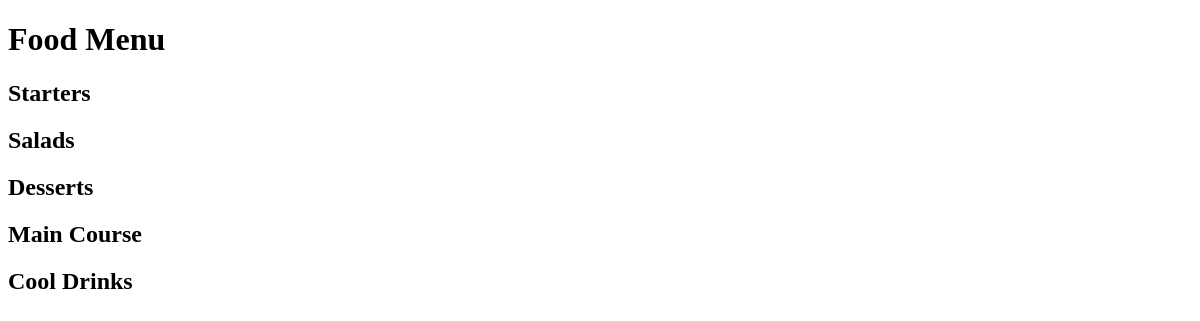
Before: / with the older database file.
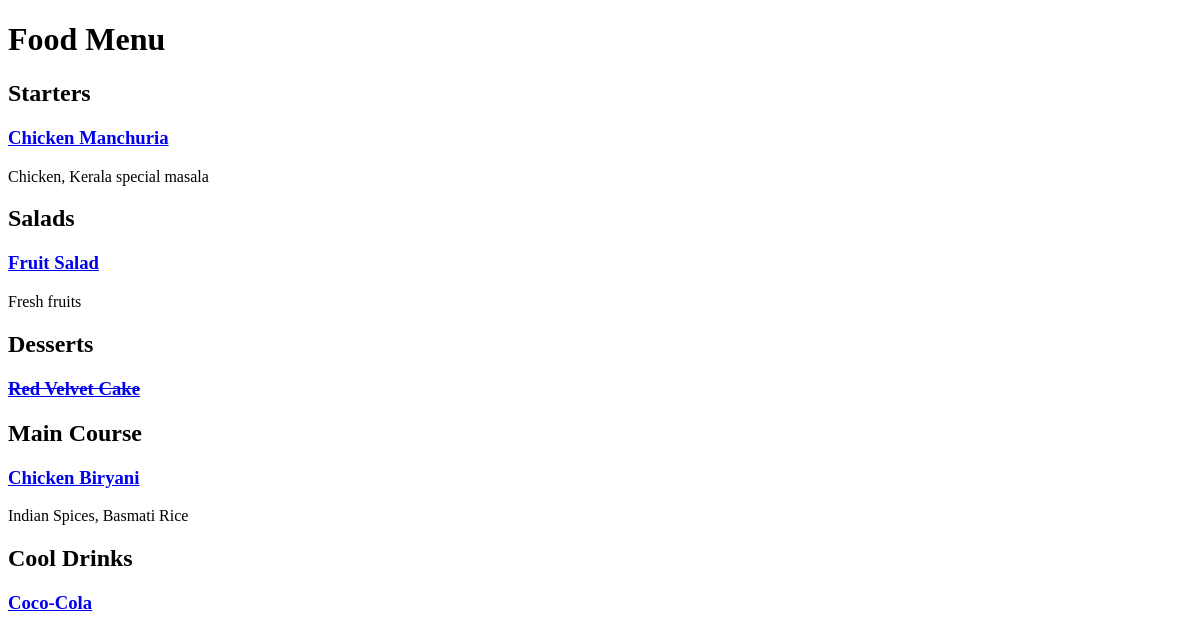
After: the same page with the newer database file.
### Menuapp/models.py (models this page shows, shortened)
class Menu(models.Model):
    menu_item = models.CharField(max_length=80, choices=MENU_CATEGORY)
    dish_name = models.CharField(max_length=80, unique=True)
    ingredients = models.CharField(max_length=80, blank=True)
    price = models.DecimalField(max_digits=10, decimal_places=2)
    author = models.ForeignKey(User, on_delete=models.PROTECT)
    status = models.IntegerField(choices=STATUSES, default=1)
    date_created = models.DateTimeField(auto_now_add=True)
    date_updated = models.DateTimeField(auto_now=True)

### Menuapp/views.py (the view)
# urls.py: path("", views.MenuList.as_view(), name="MenuList"),
class MenuList(generic.ListView):
    queryset = Menu.objects.order_by("dish_name")
    template_name = "index.html"
    def get_context_data(self, **kwargs):
        context = super().get_context_data(**kwargs)
        context['menucategory']=MENU_CATEGORY
        return context

### Menuapp/templates/index.html (shortened to what this page needs)
<!DOCTYPE html>
<html lang="en">
<head>
</head>
<body>
<h1>Food Menu</h1>
    {% for item in menucategory %}
        <h2>{{ item.1 }}</h2>
        {% for row in menu_list %}
            {% if row.menu_item == item.0 %}
                {% if row.status == 0 %}
                    <a href="{% url 'dishdetails' row.pk %}"><h3><del>{{ row.dish_name }}</del></h3></a>
                {% else %}
                    <a href="{% url 'dishdetails' row.pk %}"><h3>{{ row.dish_name }}</h3></a>
                    {{ row.ingredients }}
                {% endif %}
            {% endif %}
        {% endfor %}
    {% endfor %}
</body>
</html>

Changed rows visible on the page:
added Menu: dish_name "Chicken Manchuria", ingredients "Chicken, Kerala special masala", shown under "Starters"
added Menu: dish_name "Fruit Salad", ingredients "Fresh fruits", shown under "Salads"
added Menu: dish_name "Red Velvet Cake", shown under "Desserts"
added Menu: dish_name "Chicken Biryani", ingredients "Indian Spices, Basmati Rice", shown under "Main Course"
added Menu: dish_name "Coco-Cola", shown under "Cool Drinks"
